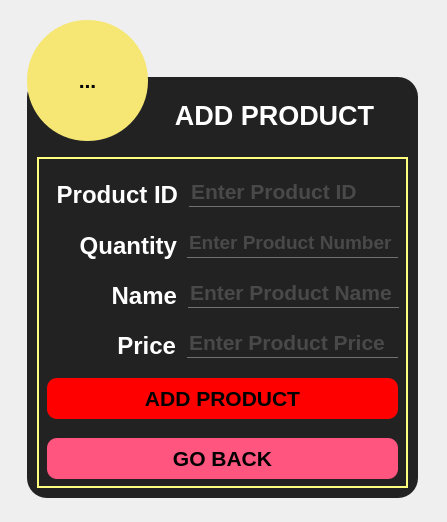
<?xml version="1.0" encoding="UTF-8"?>
<ui version="4.0">
 <class>ChinhSua_Them</class>
 <widget class="QMainWindow" name="ChinhSua_Them">
  <property name="geometry">
   <rect>
    <x>0</x>
    <y>0</y>
    <width>447</width>
    <height>522</height>
   </rect>
  </property>
  <property name="minimumSize">
   <size>
    <width>447</width>
    <height>499</height>
   </size>
  </property>
  <property name="maximumSize">
   <size>
    <width>447</width>
    <height>522</height>
   </size>
  </property>
  <property name="windowTitle">
   <string>MainWindow</string>
  </property>
  <property name="styleSheet">
   <string notr="true">#Form
{
	background-image: url(:/background/BACKGROUND/bg1.jpg);
}</string>
  </property>
  <widget class="QWidget" name="Form">
   <widget class="QFrame" name="frame">
    <property name="geometry">
     <rect>
      <x>27</x>
      <y>77</y>
      <width>391</width>
      <height>421</height>
     </rect>
    </property>
    <property name="styleSheet">
     <string notr="true">QFrame
{
	background-color: #222;
	border-radius: 20px
}

QPushButton
{
	background: red;
	border-radius: 10px;
}

QLineEdit
{
	background: transparent;
	border:none;
	color:#717072;
	border-bottom: 1px solid #717072;
}

QLabel
{
	color: white;
	font: 900 18pt &quot;Segoe UI&quot;;
}

QGroupBox
{
	border: 2px solid rgb(255, 255, 127);
}</string>
    </property>
    <property name="frameShape">
     <enum>QFrame::StyledPanel</enum>
    </property>
    <property name="frameShadow">
     <enum>QFrame::Raised</enum>
    </property>
    <widget class="QGroupBox" name="groupBox">
     <property name="geometry">
      <rect>
       <x>10</x>
       <y>80</y>
       <width>371</width>
       <height>331</height>
      </rect>
     </property>
     <property name="title">
      <string/>
     </property>
     <property name="flat">
      <bool>false</bool>
     </property>
     <widget class="QLabel" name="PRODUCT_ID_LABEL">
      <property name="geometry">
       <rect>
        <x>10</x>
        <y>23</y>
        <width>131</width>
        <height>30</height>
       </rect>
      </property>
      <property name="font">
       <font>
        <family>Segoe UI</family>
        <pointsize>18</pointsize>
        <italic>false</italic>
        <bold>true</bold>
       </font>
      </property>
      <property name="text">
       <string>Product ID</string>
      </property>
      <property name="alignment">
       <set>Qt::AlignRight|Qt::AlignTrailing|Qt::AlignVCenter</set>
      </property>
     </widget>
     <widget class="QLineEdit" name="PRODUCT_ID_LINE">
      <property name="geometry">
       <rect>
        <x>152</x>
        <y>19</y>
        <width>211</width>
        <height>31</height>
       </rect>
      </property>
      <property name="font">
       <font>
        <pointsize>16</pointsize>
        <bold>true</bold>
       </font>
      </property>
      <property name="text">
       <string/>
      </property>
      <property name="alignment">
       <set>Qt::AlignLeading|Qt::AlignLeft|Qt::AlignVCenter</set>
      </property>
      <property name="placeholderText">
       <string>Enter Product ID</string>
      </property>
     </widget>
     <widget class="QPushButton" name="ADD_PRODUCT_BUTTON">
      <property name="geometry">
       <rect>
        <x>10</x>
        <y>221</y>
        <width>351</width>
        <height>41</height>
       </rect>
      </property>
      <property name="font">
       <font>
        <pointsize>16</pointsize>
        <bold>true</bold>
       </font>
      </property>
      <property name="text">
       <string>ADD PRODUCT</string>
      </property>
      <property name="flat">
       <bool>false</bool>
      </property>
     </widget>
     <widget class="QPushButton" name="EXIT_BUTTON">
      <property name="geometry">
       <rect>
        <x>10</x>
        <y>281</y>
        <width>351</width>
        <height>41</height>
       </rect>
      </property>
      <property name="font">
       <font>
        <pointsize>16</pointsize>
        <bold>true</bold>
       </font>
      </property>
      <property name="styleSheet">
       <string notr="true">background-color: rgb(255, 85, 127);</string>
      </property>
      <property name="text">
       <string>GO BACK</string>
      </property>
      <property name="flat">
       <bool>false</bool>
      </property>
     </widget>
     <widget class="QLabel" name="PRODUCT_NAME_LABEL">
      <property name="geometry">
       <rect>
        <x>9</x>
        <y>124</y>
        <width>131</width>
        <height>30</height>
       </rect>
      </property>
      <property name="font">
       <font>
        <family>Segoe UI</family>
        <pointsize>18</pointsize>
        <italic>false</italic>
        <bold>true</bold>
       </font>
      </property>
      <property name="text">
       <string>Name</string>
      </property>
      <property name="alignment">
       <set>Qt::AlignRight|Qt::AlignTrailing|Qt::AlignVCenter</set>
      </property>
     </widget>
     <widget class="QLineEdit" name="PRODUCT_NAME_LINE">
      <property name="geometry">
       <rect>
        <x>151</x>
        <y>120</y>
        <width>211</width>
        <height>31</height>
       </rect>
      </property>
      <property name="font">
       <font>
        <pointsize>16</pointsize>
        <bold>true</bold>
       </font>
      </property>
      <property name="text">
       <string/>
      </property>
      <property name="alignment">
       <set>Qt::AlignLeading|Qt::AlignLeft|Qt::AlignVCenter</set>
      </property>
      <property name="placeholderText">
       <string>Enter Product Name</string>
      </property>
     </widget>
     <widget class="QLineEdit" name="PRODUCT_QUANTITY_LINE">
      <property name="geometry">
       <rect>
        <x>150</x>
        <y>70</y>
        <width>211</width>
        <height>31</height>
       </rect>
      </property>
      <property name="font">
       <font>
        <pointsize>14</pointsize>
        <bold>true</bold>
       </font>
      </property>
      <property name="text">
       <string/>
      </property>
      <property name="alignment">
       <set>Qt::AlignLeading|Qt::AlignLeft|Qt::AlignVCenter</set>
      </property>
      <property name="placeholderText">
       <string>Enter Product Number</string>
      </property>
     </widget>
     <widget class="QLabel" name="PRODUCT_QUANTITY_LABEL">
      <property name="geometry">
       <rect>
        <x>9</x>
        <y>73</y>
        <width>131</width>
        <height>31</height>
       </rect>
      </property>
      <property name="font">
       <font>
        <family>Segoe UI</family>
        <pointsize>18</pointsize>
        <italic>false</italic>
        <bold>true</bold>
       </font>
      </property>
      <property name="text">
       <string>Quantity</string>
      </property>
      <property name="alignment">
       <set>Qt::AlignRight|Qt::AlignTrailing|Qt::AlignVCenter</set>
      </property>
     </widget>
     <widget class="QLabel" name="PRODUCT_PRICE_LABEL">
      <property name="geometry">
       <rect>
        <x>8</x>
        <y>179</y>
        <width>131</width>
        <height>20</height>
       </rect>
      </property>
      <property name="font">
       <font>
        <family>Segoe UI</family>
        <pointsize>18</pointsize>
        <italic>false</italic>
        <bold>true</bold>
       </font>
      </property>
      <property name="text">
       <string>Price</string>
      </property>
      <property name="alignment">
       <set>Qt::AlignRight|Qt::AlignTrailing|Qt::AlignVCenter</set>
      </property>
     </widget>
     <widget class="QLineEdit" name="PRODUCT_PRICE_LINE">
      <property name="geometry">
       <rect>
        <x>150</x>
        <y>170</y>
        <width>211</width>
        <height>31</height>
       </rect>
      </property>
      <property name="font">
       <font>
        <pointsize>16</pointsize>
        <bold>true</bold>
       </font>
      </property>
      <property name="text">
       <string/>
      </property>
      <property name="alignment">
       <set>Qt::AlignLeading|Qt::AlignLeft|Qt::AlignVCenter</set>
      </property>
      <property name="placeholderText">
       <string>Enter Product Price</string>
      </property>
     </widget>
    </widget>
    <widget class="QLabel" name="label">
     <property name="geometry">
      <rect>
       <x>127</x>
       <y>18</y>
       <width>241</width>
       <height>41</height>
      </rect>
     </property>
     <property name="font">
      <font>
       <family>Segoe UI</family>
       <pointsize>20</pointsize>
       <italic>false</italic>
       <bold>true</bold>
      </font>
     </property>
     <property name="autoFillBackground">
      <bool>false</bool>
     </property>
     <property name="styleSheet">
      <string notr="true">font: 900 20pt &quot;Segoe UI&quot;;</string>
     </property>
     <property name="text">
      <string>ADD PRODUCT</string>
     </property>
     <property name="textFormat">
      <enum>Qt::PlainText</enum>
     </property>
     <property name="alignment">
      <set>Qt::AlignCenter</set>
     </property>
     <property name="indent">
      <number>-1</number>
     </property>
    </widget>
   </widget>
   <widget class="QToolButton" name="toolButton">
    <property name="geometry">
     <rect>
      <x>27</x>
      <y>20</y>
      <width>121</width>
      <height>121</height>
     </rect>
    </property>
    <property name="font">
     <font>
      <pointsize>16</pointsize>
      <bold>true</bold>
     </font>
    </property>
    <property name="styleSheet">
     <string notr="true">QToolButton
{
	background-color: qconicalgradient(cx:0.489, cy:0.5, angle:0, stop:0.460227 rgba(246, 230, 116, 255));
	border-radius: 60px;
}
</string>
    </property>
    <property name="text">
     <string>...</string>
    </property>
    <property name="icon">
     <iconset resource="ing.qrc">
      <normaloff>:/icon/ICON/add-to-basket.png</normaloff>:/icon/ICON/add-to-basket.png</iconset>
    </property>
    <property name="iconSize">
     <size>
      <width>128</width>
      <height>128</height>
     </size>
    </property>
   </widget>
  </widget>
 </widget>
 <resources>
  <include location="ing.qrc"/>
 </resources>
 <connections/>
</ui>
